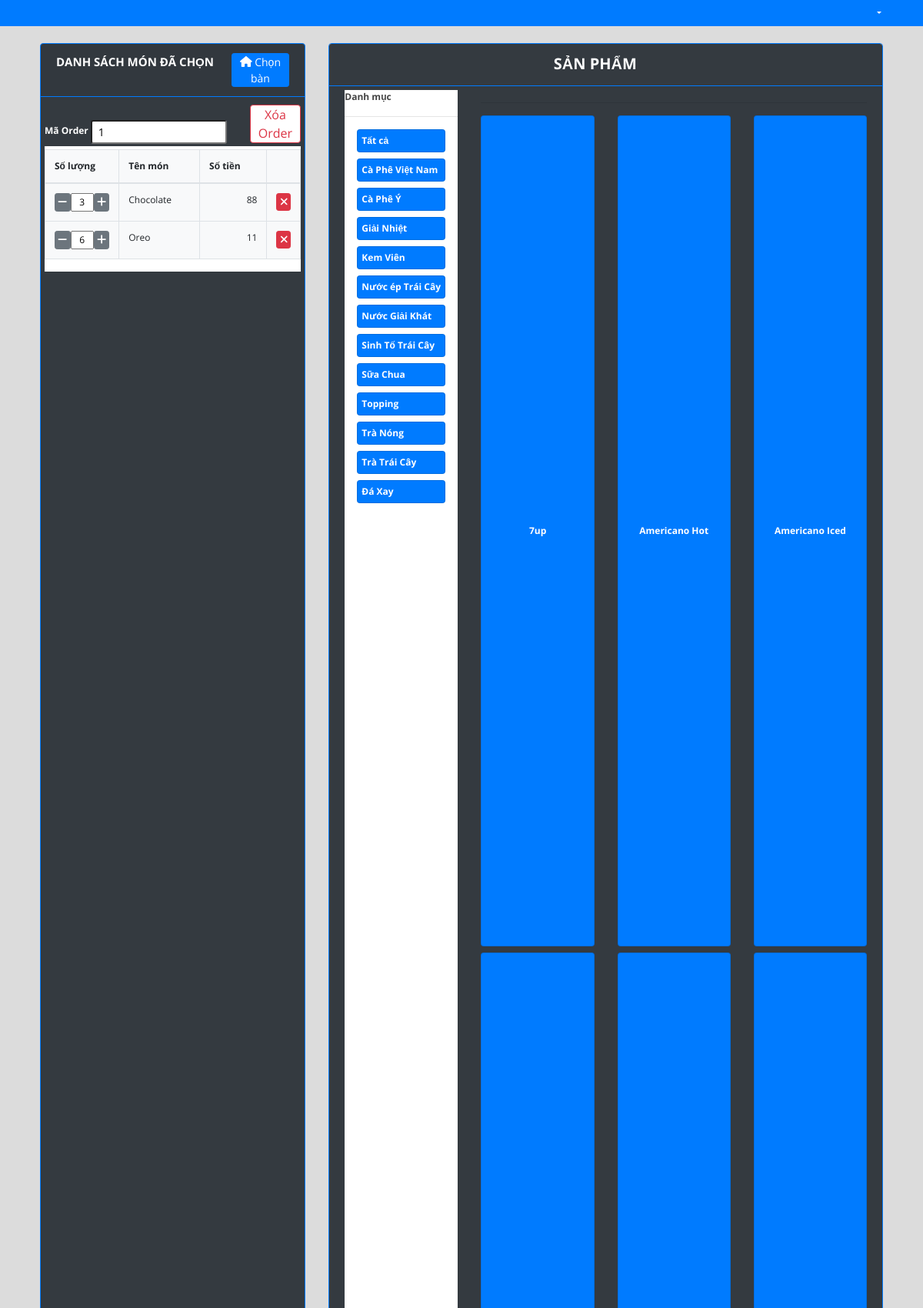
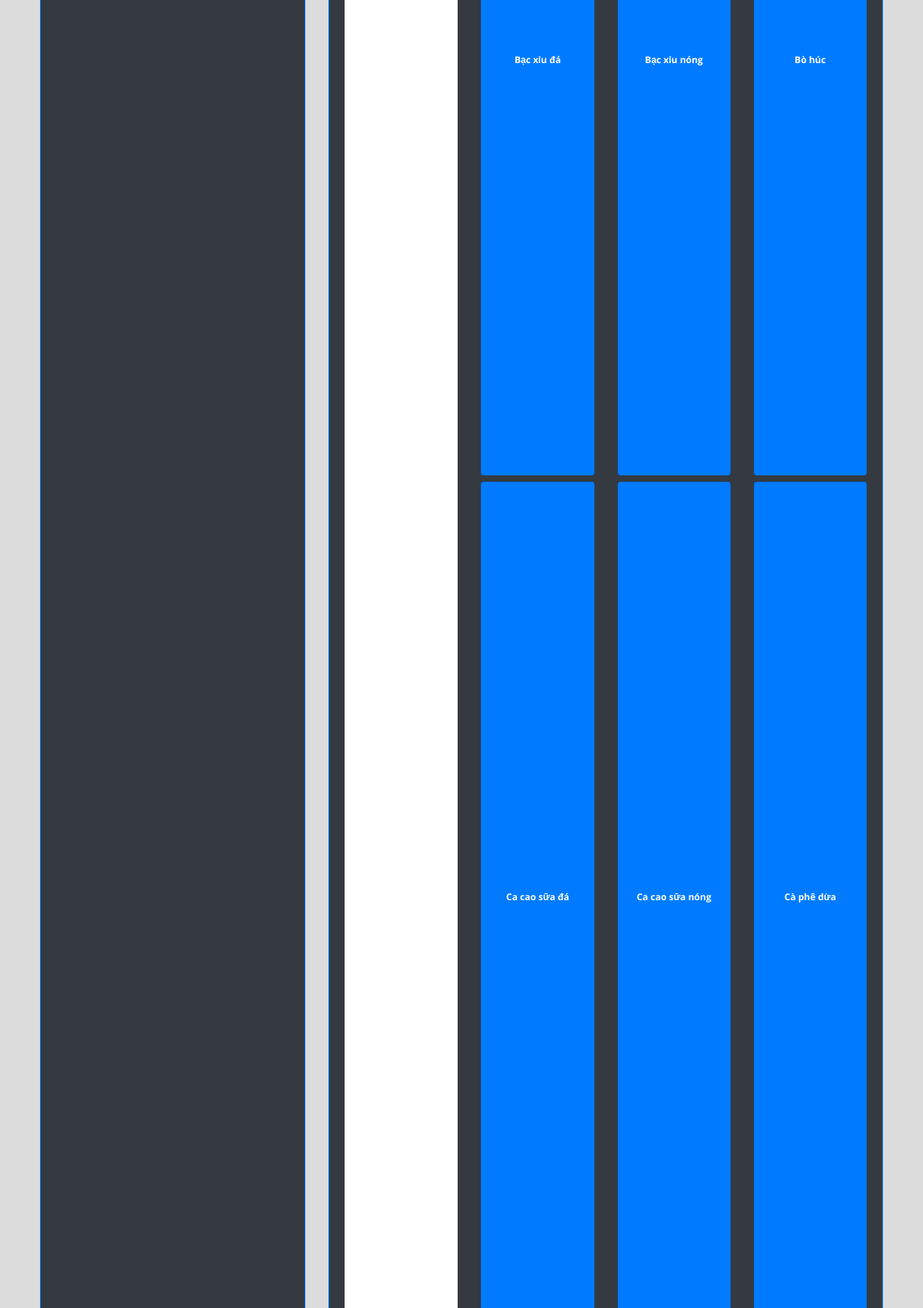
The app's page /billing/order.php?maban=1 (upper part) with its own data (2 pictures, top to bottom).
### tables this page shows
CREATE TABLE `order` (
  `MaOrder` int(10) NOT NULL,
  `MaNV` int(10) NOT NULL,
  `MaBan` int(2) NOT NULL,
  `MaDoUong` int(3) NOT NULL,
  `SoLuong` int(3) NOT NULL,
  `SoTien` int(9) NOT NULL
);

CREATE TABLE `hoa_don_thanh_toan` (
  `MaOrder` int(10) NOT NULL,
  `TongTien` int(9) NOT NULL,
  `TienNhan` int(6) NOT NULL DEFAULT 0,
  `ThoiGianThanhToan` datetime DEFAULT NULL
);

CREATE TABLE `do_uong` (
  `MaDoUong` int(3) NOT NULL,
  `TenDoUong` varchar(100) NOT NULL,
  `DonGia` int(8) NOT NULL,
  `MaDanhMuc` int(5) NOT NULL
);

CREATE TABLE `danh_muc` (
  `MaDanhMuc` int(5) NOT NULL,
  `TenDanhMuc` varchar(200) NOT NULL
);

### billing/order.php (the view, shortened to what this page needs)
<!DOCTYPE html>
<html lang="en">
<head>
<?php
 include('./header.php');
 ?>
</head>
<body>
<nav class="navbar navbar-light fixed-top bg-primary" style="padding:0">
  <div class="container-fluid mt-2 mb-2">
    <div class="col-lg-12">
      <div class="float-right">
        <div class=" dropdown mr-4">
            <a href="#" class="text-white dropdown-toggle"  id="account_settings" data-toggle="dropdown" aria-haspopup="true" aria-expanded="false"><?php echo $_SESSION['login_name'] ?> </a>
        </div>
      </div>
  </div>
</nav>
  <?php include '../db_connect.php';
    if(isset($_GET['maban'])){
      $ma_ban = $_GET['maban'];
      $order = $conn->query("SELECT * FROM `order` o, `hoa_don_thanh_toan` h
      WHERE o.MaOrder = h.MaOrder
      AND h.TienNhan = 0
      AND o.MaBan = $ma_ban
      GROUP BY o.MaOrder;");
      if (($row1 = $order->fetch_assoc()) > 0)
      {
        $MaOrder = $row1['MaOrder'];
        $items = $conn->query("SELECT * FROM `order` o, `do_uong` d Where d.MaDoUong = o.MaDoUong and o.MaBan = $ma_ban");
        $check = 1;
      }
      else
      {
        $sql = $conn->query("SELECT MAX(MaOrder) as 'MaOrder' FROM `order`");
        $row1 = $sql->fetch_assoc();
        $MaOrder = $row1['MaOrder'] + 1;
      }
    ?>
  <main id="view-panel" >
      <div class="container-fluid o-field">
	<div class="row mt-3 ml-3 mr-3">
        <div class="col-lg-4">
           <div class="card bg-dark border-primary">
                <div class="card-header text-white  border-primary">
                    <b style="font-size:15px">DANH SÁCH MÓN ĐÃ CHỌN</b>
                <span class="float:right"><a class="btn btn-primary btn-sm col-sm-3 float-right" href="../billing/index.php" id="">
                    <i class="fa fa-home"></i> Chọn bàn
                </a></span>
                </div>
                <div class="card-body">
          <?php
            if (isset($check) == 1)
            {
              ?>
                  <button style="background-color:white; margin-top:-25px; padding:0px; position:relative; display:flex; margin-left:80% ;top:30px" class="btn btn-outline-danger delete_order" type="submit" data-id="<?php echo $MaOrder?>">
                  <form action="./deleteod.php"  id="delete_form" method="POST"><input type="hidden" name="ma_order_del" value="<?php echo $MaOrder?>"></form>Xóa Order</button>
              <?php
            }
            ?>
            <form action="./processod.php" method="POST" id="manage-order">
                <div class="bg-white" id='o-list'>
                            <div class="d-flex w-100 bg-dark mb-1">
                                <label for="" class="text-white" style="padding-top:5px"><b>Mã Order</b></label>
                                <input type="number" class="form-control-sm" name="ma_order" id="ma_order" value="<?php echo $MaOrder ?>" style="margin:3px; margin-top: 0px"  readonly="">
                            </div>
                   <table class="table table-bordered bg-light">
                        <colgroup>
                            <col width="20%">
                            <col width="40%">
                            <col width="40%">
                            <col width="5%">
                        </colgroup>
                       <thead>
                           <tr>
                               <th>Số lượng</th>
                               <th>Tên món</th>
                               <th>Số tiền</th>
                               <th></th>
                           </tr>
                       </thead>
                       <tbody>
                       <?php
                          if(isset($items)){
                           while($row=$items->fetch_assoc()){
                           ?>
                           <tr data-id="<?php echo $row['MaDoUong'] ?>">
                               <td>
                                    <div class="d-flex">
                                        <span class="btn btn-sm btn-secondary btn-minus"><b><i class="fa fa-minus"></i></b></span>
                                        <input type="number" name="qty[]" id="" value="<?php echo $row['SoLuong'] ?>">
                                        <span class="btn btn-sm btn-secondary btn-plus"><b><i class="fa fa-plus"></i></b></span>
                                    </div>
                                </td>
                                <td>
                                    <input type="hidden" name="product_id[]" id="" value="<?php echo $row['MaDoUong'] ?>"><?php echo ucwords($row['TenDoUong']) ?>
                                </td>
                                <td class="text-right">
                                    <span class="amount"><?php echo number_format($row['SoTien'],0) ?></span>
                                </td>
                                <td>
                                    <span class="btn btn-sm btn-danger btn-rem"><b><i class="fa fa-times text-white"></i></b></span>
                                </td>
                           </tr>
                           <?php
                           }
                          }
                          ?>
                       </tbody>
                   </table>
                </div>
           </form>
               </div>
           </div>
        </div>
        <div class="col-lg-8  p-field">
            <div class="card border-primary">
                <div class="card-header bg-dark text-white  border-primary">
                    <b style="font-size: 20px; padding:40%">SẢN PHẨM</b>
                </div>
                <div class="card-body bg-dark d-flex" id='prod-list'>
                    <div class="col-md-3">
                        <div class="w-100 pr-0 bg-white" id="cat-list">
                            <b>Danh mục</b>
                            <hr>
                            <div class="card bg-primary mx-3 mb-2 cat-item" style="height:auto !important;" data-id = 'all'>
                                <div class="card-body">
                                    <span><b class="text-white">
                                        Tất cả
                                    </b></span>
                                </div>
                            </div>
                            <?php
                            $qry = $conn->query("SELECT * FROM `danh_muc` order by TenDanhMuc asc");
                            while($row=$qry->fetch_assoc()){
                            ?>
                            <div class="card bg-primary mx-3 mb-2 cat-item" style="height:auto !important;" data-id = '<?php echo $row['MaDanhMuc'] ?>'>
                                <div class="card-body">
                                    <span><b class="text-white">
                                        <?php echo ucwords($row['TenDanhMuc']) ?>
                                    </b></span>
                                </div>
                            </div>
                            <?php } ?>
                        </div>
                    </div>
                    <div class="col-md-9">
                        <hr>
                        <div class="row">
                            <?php
                            $prod = $conn->query("SELECT * FROM `do_uong` order by `TenDoUong` asc");
                            while($row=$prod->fetch_assoc()){
                            ?>
                            <div class="col-md-4 mb-2">
                                <div class="card bg-primary prod-item" data-json = '<?php echo json_encode($row) ?>' data-category-id="<?php echo $row['MaDanhMuc'] ?>">
                                    <div class="card-body">
                                        <span><b class="text-white">
                                            <?php echo $row['TenDoUong'] ?>
                                        </b></span>
                                    </div>
                                </div>
                            </div>
                        <?php } ?>
                        </div>
                    </div>
                </div>
            </div>
        </div>
    </div>
</div>
  </main>
      <?php
    }
    ?>
</body>
</html>

### billing/header.php (shortened to what this page needs)
  <link rel="stylesheet" href="../assets/font-awesome/css/all.min.css">
<link href="../assets/vendor/bootstrap/css/bootstrap.min.css" rel="stylesheet">
<link href="../assets/vendor/icofont/icofont.min.css" rel="stylesheet">
<link href="../assets/vendor/boxicons/css/boxicons.min.css" rel="stylesheet">
<link href="../assets/vendor/venobox/venobox.css" rel="stylesheet">
<link href="../assets/vendor/animate.css/animate.min.css" rel="stylesheet">
<link href="../assets/vendor/remixicon/remixicon.css" rel="stylesheet">
<link href="../assets/vendor/owl.carousel/../assets/owl.carousel.min.css" rel="stylesheet">
<link href="../assets/vendor/bootstrap-datepicker/css/bootstrap-datepicker.min.css" rel="stylesheet">
<link href="../assets/DataTables/datatables.min.css" rel="stylesheet">
<link href="../assets/css/jquery.datetimepicker.min.css" rel="stylesheet">
<link href="../assets/css/select2.min.css" rel="stylesheet">
<link href="../assets/css/style.css" rel="stylesheet">
<link type="text/css" rel="stylesheet" href="../assets/css/jquery-te-1.4.0.css">

### assets/css/style.css (style rules this page uses)
body { font-family: "Open Sans", sans-serif; color: #444444; width: 100%; height: calc(100%); font-size: 12px; }
a { color: #1977cc; }
main#view-panel { margin-left: 200px; width:calc(100% - 200px); margin-top: 2.8em; padding: .5em }
.btn-sm { padding: .0001rem .2rem; }

### billing/order.php (style rules this page uses)
body { background: #80808045; position: fixed; width: calc(100%); height: calc(100%); overflow: auto; }
main#view-panel { height: calc(100% - 4em); }
main#view-panel { margin-left: inherit; width: calc(100%); }
main .card { height:calc(100%); }
main .card-body { height:calc(100%); overflow: auto; padding: 5px; position: relative; }
main .container-fluid, main .container-fluid>.row,main .container-fluid>.row>div { height:calc(100%); }
#o-list { height: calc(87%); overflow: auto; }
.prod-item { min-height: 12vh; cursor: pointer; }
.prod-item .card-body { display: flex; justify-content: center; align-items: center; }
input[name="qty[]"] { width: 30px; text-align: center }
#cat-list { height: calc(100%) }
.cat-item { cursor: pointer; }

### records on screen
order: ma_order "1", SoLuong "3", MaDoUong.TenDoUong "Chocolate", SoTien "88"
order: SoLuong "6", MaDoUong.TenDoUong "Oreo", SoTien "11"
danh_muc: TenDanhMuc "Cà Phê Việt Nam"
danh_muc: TenDanhMuc "Cà Phê Ý"
danh_muc: TenDanhMuc "Giải Nhiệt"
danh_muc: TenDanhMuc "Kem Viên"
danh_muc: TenDanhMuc "Nước ép Trái Cây"
danh_muc: TenDanhMuc "Nước Giải Khát"
danh_muc: TenDanhMuc "Sinh Tố Trái Cây"
danh_muc: TenDanhMuc "Sữa Chua"
danh_muc: TenDanhMuc "Topping"
danh_muc: TenDanhMuc "Trà Nóng"
danh_muc: TenDanhMuc "Trà Trái Cây"
danh_muc: TenDanhMuc "Đá Xay"
do_uong: TenDoUong "7up"
do_uong: TenDoUong "Americano Hot"
do_uong: TenDoUong "Americano Iced"
do_uong: TenDoUong "Bạc xỉu đá"
do_uong: TenDoUong "Bạc xỉu nóng"
do_uong: TenDoUong "Bò húc"
do_uong: TenDoUong "Ca cao sữa đá"
do_uong: TenDoUong "Ca cao sữa nóng"
do_uong: TenDoUong "Cà phê dừa"
